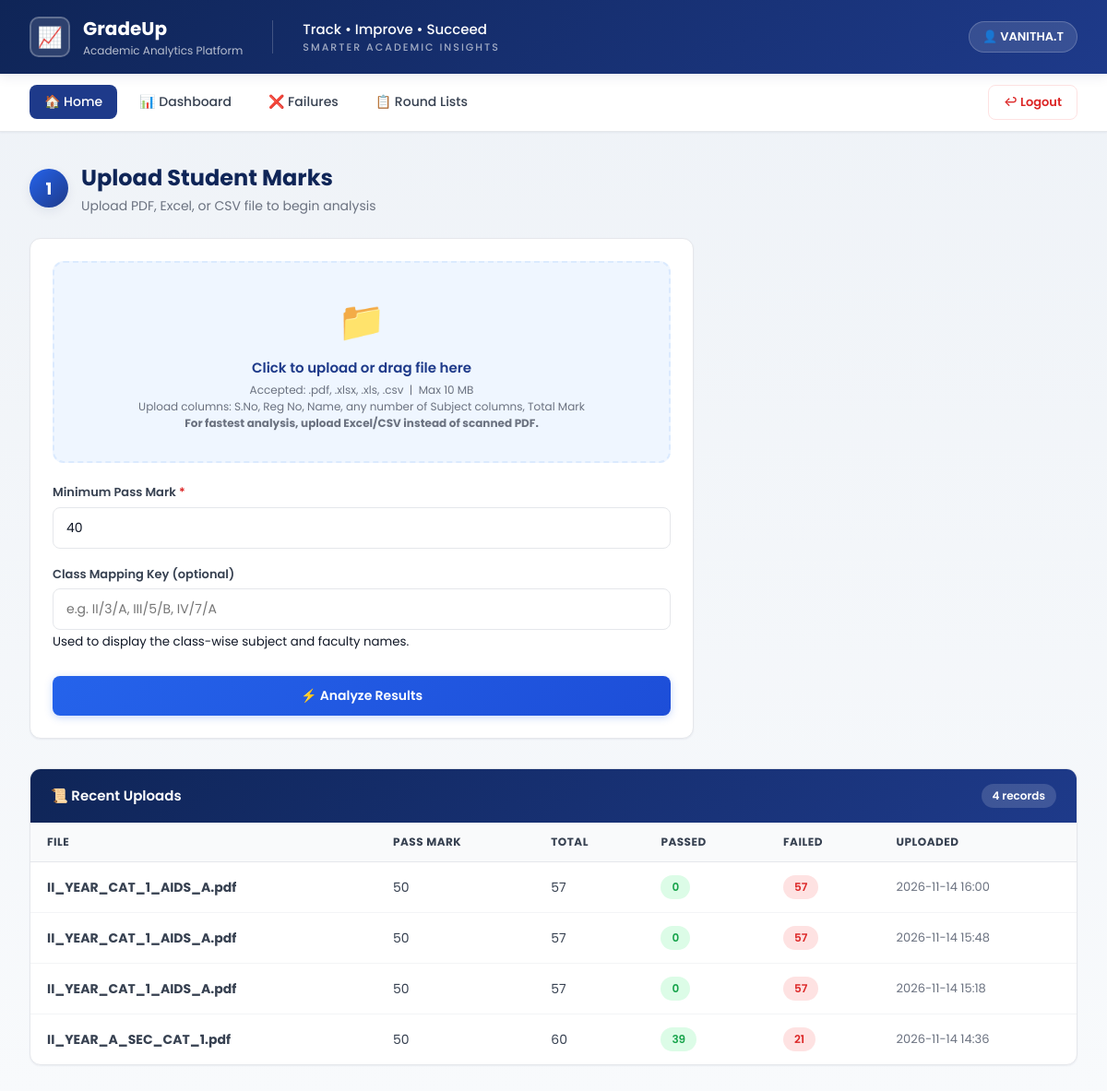
Before: / (signed in) with the older database file.
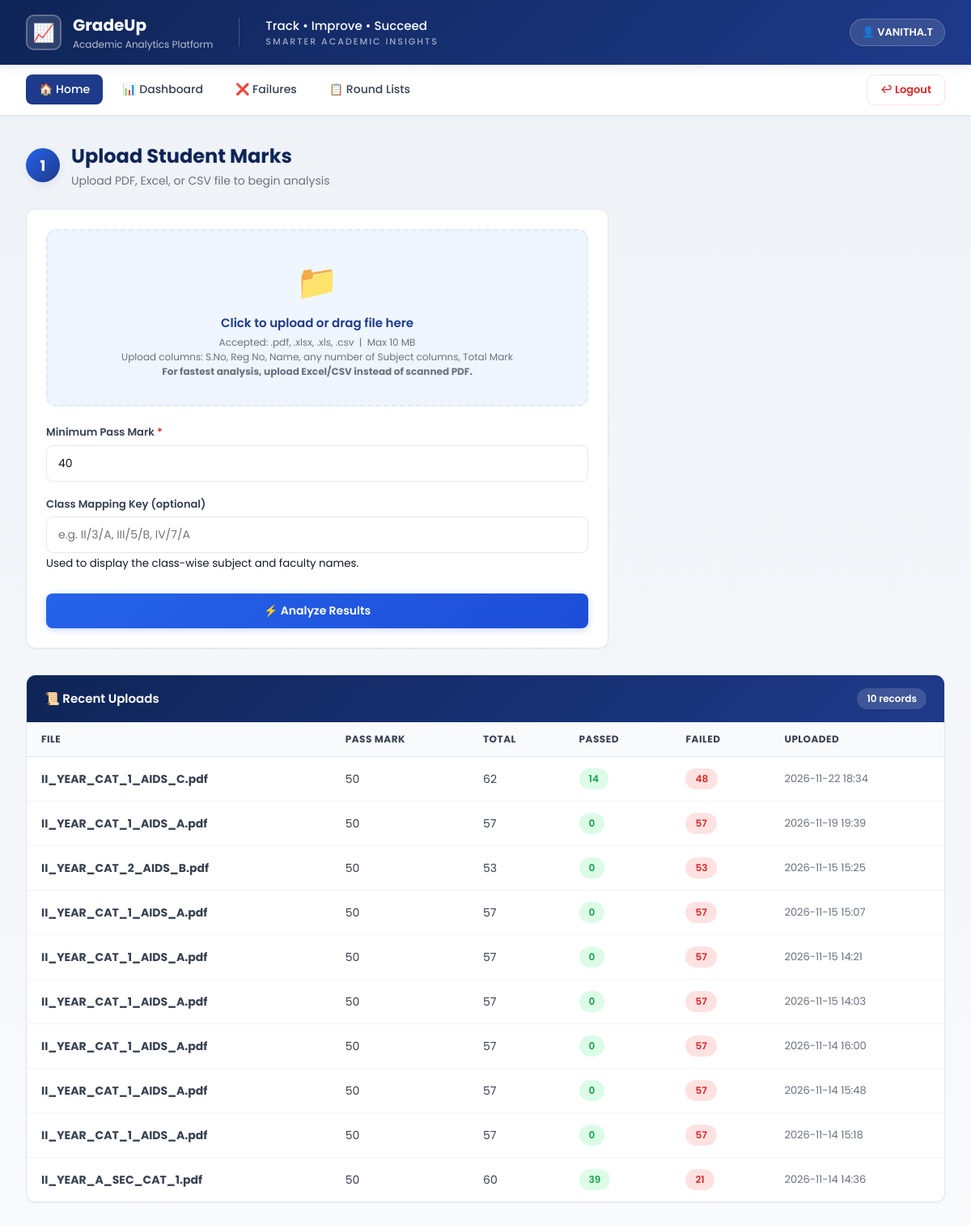
After: the same page with the newer database file.
### tables this page shows
CREATE TABLE users (
            id INTEGER PRIMARY KEY AUTOINCREMENT,
            full_name TEXT NOT NULL,
            email TEXT UNIQUE NOT NULL,
            department TEXT,
            password_hash TEXT NOT NULL,
            created_at TEXT NOT NULL
        );

CREATE TABLE uploads (
            id INTEGER PRIMARY KEY AUTOINCREMENT,
            user_id INTEGER,
            filename TEXT NOT NULL,
            pass_mark INTEGER NOT NULL,
            uploaded_at TEXT NOT NULL,
            total_students INTEGER,
            passed INTEGER,
            failed INTEGER,
            FOREIGN KEY (user_id) REFERENCES users(id)
        );

### app.py (the view)
@app.route("/")
@login_required
def index():
    return render_template("index.html", history=get_history(current_user.id))

### auth.py (called while the page is built)
@login_manager.user_loader
def load_user(user_id):
    data = get_user_by_id(int(user_id))
    return User(data) if data else None

### database.py (called while the page is built, shortened)
def get_conn():
    conn = sqlite3.connect(DB_PATH)
    conn.row_factory = sqlite3.Row
    return conn

def _uses_postgres():
    return bool(DATABASE_URL)

def _sql(sql):
    return sql.replace("?", "%s") if _uses_postgres() else sql

def get_user_by_id(user_id):
    conn = get_conn()
    c = conn.cursor()
    c.execute(_sql("SELECT * FROM users WHERE id = ?"), (user_id,))
    row = c.fetchone()
    conn.close()
    return dict(row) if row else None

def get_history(user_id):
    conn = get_conn()
    c = conn.cursor()
    c.execute(_sql("""
        SELECT * FROM uploads WHERE user_id = ?
        ORDER BY id DESC LIMIT 20
    """), (user_id,))
    rows = [dict(r) for r in c.fetchall()]
    conn.close()
    return rows

### templates/index.html (shortened to what this page needs)
{% extends "base.html" %}
{% block content %}
<div class="container">
    <div class="page-title">
        <div class="step-badge">1</div>
        <div>
            <h2>Upload Student Marks</h2>
            <p>Upload PDF, Excel, or CSV file to begin analysis</p>
        </div>
    </div>
    <div class="card" style="max-width: 720px;">
        <form method="POST" action="{{ url_for('upload') }}" enctype="multipart/form-data">
            <div class="drop-zone" id="dropZone">
                <div class="drop-zone-icon">📁</div>
                <div class="drop-zone-text" id="dropText">Click to upload or drag file here</div>
                <div class="drop-zone-hint">
                    Accepted: .pdf, .xlsx, .xls, .csv &nbsp;|&nbsp; Max 10 MB<br>
                    Upload columns: S.No, Reg No, Name, any number of Subject columns, Total Mark<br>
                    <strong>For fastest analysis, upload Excel/CSV instead of scanned PDF.</strong>
                </div>
            </div>
            <div style="display: grid; grid-template-columns: 1fr; gap: 12px; margin-top: 22px;">
                <div class="form-group">
                    <label>Minimum Pass Mark <span class="req">*</span></label>
                    <input type="number" name="pass_mark" class="form-control"
                           value="40" min="0" max="100" required>
                </div>
            </div>
            <div class="form-group">
                <label>Class Mapping Key (optional)</label>
                <input type="text" name="class_key" class="form-control"
                       placeholder="e.g. II/3/A, III/5/B, IV/7/A">
                <small>Used to display the class-wise subject and faculty names.</small>
            </div>
            <button type="submit" class="btn btn-primary btn-block" style="margin-top: 8px;">
                ⚡ Analyze Results
            </button>
        </form>
    </div>
    {% if history %}
    <div class="table-wrap" style="margin-top: 32px;">
        <div class="table-header">
            <h3>📜 Recent Uploads</h3>
            <span class="count-pill">{{ history|length }} records</span>
        </div>
        <table>
            <thead>
                <tr>
                    <th>File</th><th>Pass Mark</th><th>Total</th>
                    <th>Passed</th><th>Failed</th><th>Uploaded</th>
                </tr>
            </thead>
            <tbody>
                {% for r in history %}
                <tr>
                    <td><strong>{{ r.filename }}</strong></td>
                    <td>{{ r.pass_mark }}</td>
                    <td>{{ r.total_students }}</td>
                    <td><span class="badge badge-pass">{{ r.passed }}</span></td>
                    <td><span class="badge badge-fail">{{ r.failed }}</span></td>
                    <td style="color:#6b7280; font-size:13px;">
                        {{ r.uploaded_at[:16].replace('T', ' ') }}
                    </td>
                </tr>
                {% endfor %}
            </tbody>
        </table>
    </div>
    {% endif %}
</div>
{% endblock %}

### templates/base.html (shortened to what this page needs)
<!DOCTYPE html>
<html lang="en">
<head>
    <link rel="stylesheet" href="{{ url_for('static', filename='style.css') }}">
</head>
<body>
<header class="top-header">
    <div class="brand">
        <div class="brand-icon" aria-hidden="true">📈</div>
        <div class="brand-text">
            <h1>GradeUp</h1>
            <p>Academic Analytics Platform</p>
        </div>
    </div>
    <div class="header-tagline">
        Track • Improve • Succeed
        <span>Smarter Academic Insights</span>
    </div>
    {% if current_user.is_authenticated %}
    <div class="user-chip">👤 {{ current_user.full_name }}</div>
    {% endif %}
</header>
{% if current_user.is_authenticated %}
<nav class="sub-nav">
    <div class="sub-nav-left">
        <a href="{{ url_for('index') }}" class="nav-link {% if request.endpoint == 'index' %}active{% endif %}">🏠 Home</a>
        <a href="{{ url_for('dashboard') }}" class="nav-link {% if request.endpoint == 'dashboard' %}active{% endif %}">📊 Dashboard</a>
        <a href="{{ url_for('failures') }}" class="nav-link {% if request.endpoint == 'failures' %}active{% endif %}">❌ Failures</a>
        <a href="{{ url_for('round_lists') }}" class="nav-link {% if request.endpoint == 'round_lists' %}active{% endif %}">📋 Round Lists</a>
    </div>
    <div class="sub-nav-right">
        <a href="{{ url_for('auth.logout') }}" class="btn-logout">↩ Logout</a>
    </div>
</nav>
{% endif %}
{% block content %}{% endblock %}
</body>
</html>

Changed rows visible on the page:
added uploads: filename "II_YEAR_CAT_1_AIDS_C.pdf", pass_mark "50", total_students "62", passed "14", failed "48", uploaded_at "2026-11-22 18:34"
added uploads: filename "II_YEAR_CAT_1_AIDS_A.pdf", pass_mark "50", total_students "57", passed "0", failed "57", uploaded_at "2026-11-19 19:39"
added uploads: filename "II_YEAR_CAT_2_AIDS_B.pdf", pass_mark "50", total_students "53", passed "0", failed "53", uploaded_at "2026-11-15 15:25"
added uploads: filename "II_YEAR_CAT_1_AIDS_A.pdf", pass_mark "50", total_students "57", passed "0", failed "57", uploaded_at "2026-11-15 15:07"
added uploads: filename "II_YEAR_CAT_1_AIDS_A.pdf", pass_mark "50", total_students "57", passed "0", failed "57", uploaded_at "2026-11-15 14:21"
added uploads: filename "II_YEAR_CAT_1_AIDS_A.pdf", pass_mark "50", total_students "57", passed "0", failed "57", uploaded_at "2026-11-15 14:03"
Other visible differences:
{{ history|length }}: "4" → "10"
